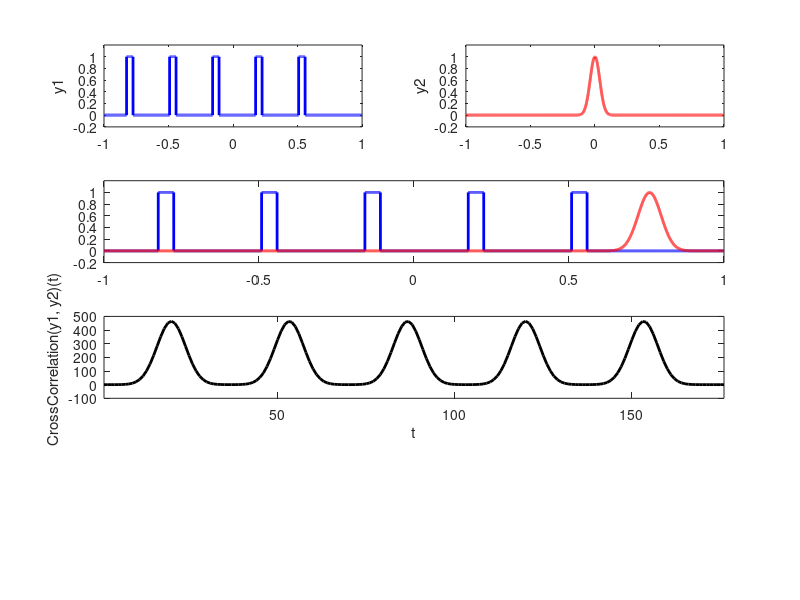

MATLAB code to generate this figure:
% Authors
%   Reza Arfa <rezaarfa (at)gmail.com>
%
% License
%   The program is free to use for non-commercial and academic purposes.
%
% Changes
%   01/01/2013 (!)

clc; close all; clear all;

% ========== init some variables:
iteration = 176;
fs = 10000;
t = -1:1/fs:1;

iterationSteps   = 1:1:iteration;
crossCorrelation = zeros(1,iteration);
convolution      = zeros(1,iteration);

set(gcf,'Color',[1 1 1]);


% ========== plot two signals (y1 and y2):
disp('Let y1 and y2 to be defined as following figures:')
disp('============================================================')
%y1 = rectpuls(t,0.05);
d = -0.8 : 1/3 : 0.8;           % 3 Hz repetition frequency
y1 = pulstran(t,d,'rectpuls',0.05);

%y2 = tripuls(t,0.5,-1);
y2 = gauspuls(t,0.5,20);
subplot(4,2,1);plot(t,y1,'Color','blue','LineWidth',2),axis([-1 1 -0.2 1.2]);
ylabel('y1')
subplot(4,2,2);plot(t,y2,'Color','red','LineWidth',2),axis([-1 1 -0.2 1.2]);
ylabel('y2')


disp('Press Enter to continue ....')
pause



% ========== cross correlation of two signals (y1 and y2):
disp(' ');disp(' ')
disp('Cross Correlation of two signals (y1 and y2):')
disp('============================================================')

for i = 1:iteration
    
    moveStep = (i-100)/100;
    %y1 = rectpuls(t,1);
    y1 = pulstran(t,d,'rectpuls',0.05);
    %y2 = tripuls(t-moveStep,0.5,-1);
    y2 = gauspuls(t-moveStep,0.5,20);
    
    subplot(4,2,3:4)
    hold off;plot(t,y1,'Color','blue','LineWidth',2),axis([-1 1 -0.2 1.2]);
    hold on; plot(t,y2,'Color','red', 'LineWidth',2),axis([-1 1 -0.2 1.2]);
    
    
    crossCorrelation(i) = sum(y1.*y2);
    
    subplot(4,2,5:6)
    hold off
    plot(iterationSteps(1:i),crossCorrelation(1:i),'Color','black','LineWidth',2); axis([1 iteration -100 500]);
    xlabel('t')
    ylabel('CrossCorrelation(y1, y2)(t) ')
    
    pause(0.05)
end

%{
disp('Press Enter to continue ....')
pause


% ========== convolution of y1 and y2:
disp(' ');disp(' ')
disp('Convolution of two signals (y1 and y2):')
disp('============================================================')

for i = 1:iteration
    
    moveStep = (i-100)/100;
    
    
    %y1 = rectpuls(t,1);
    y1 = pulstran(t,d,'rectpuls',0.05);
    %y2 = tripuls(-(t-moveStep),0.5,-1);
    y2 = gauspuls(-(t-moveStep),0.5,20);
    
    subplot(4,2,3:4)
    hold off;plot(t,y1,'Color','blue','LineWidth',2),axis([-1 1 -0.2 1.2]);
    hold on; plot(t,y2,'Color','red' ,'LineWidth',2),axis([-1 1 -0.2 1.2]);
    
    
    convolution(i) = sum(y1.*y2);
    
    subplot(4,2,7:8)
    hold off
    plot(iterationSteps(1:i),convolution(1:i),'Color','black','LineWidth',2); axis([1 iteration -100 500]);
    xlabel('t')
    %ylabel('(y1 * y2)(t) ')
    ylabel('Convolution(y1, y2)(t) ')
    
    pause(0.05)
end

%}